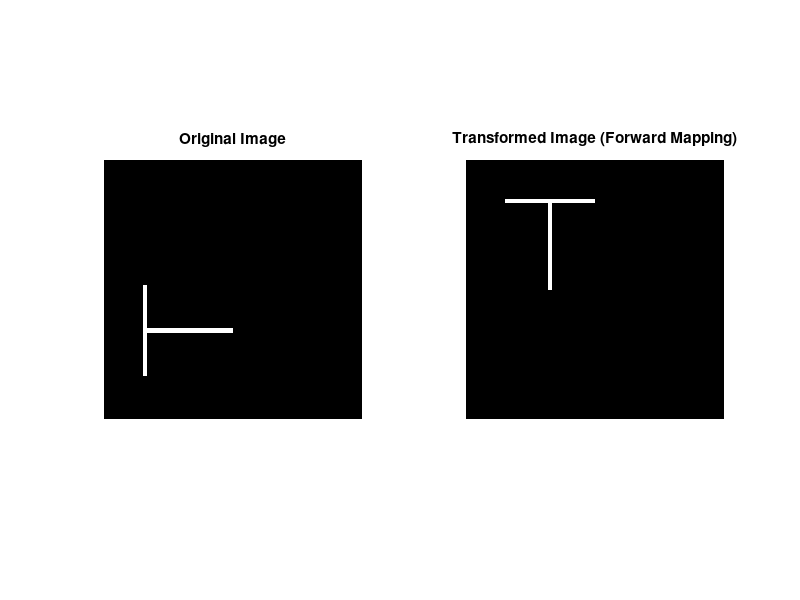

Reproduce this figure in MATLAB.
% ساخت تصویر اولیه 60x60
img = zeros(60, 60);
img(40, 10:30) = 1;     % یک خط افقی
img(30:50, 10) = 1;     % یک خط عمودی

% تعریف پارامترها
theta = -90; % چرخش ساعتگرد
xc = 30; yc = 30; % مرکز تصویر (60x60)

% گام 1: انتقال به مبدأ
T1 = [1 0 0;
      0 1 0;
     -xc -yc 1];

% گام 2: چرخش
R = [cosd(theta) sind(theta) 0;
    -sind(theta) cosd(theta) 0;
     0           0           1];

% گام 3: بازگشت به موقعیت قبلی
T2 = [1 0 0;
      0 1 0;
      xc yc 1];

% ماتریس نهایی
T_final = T1 * R * T2;

% تصویر خروجی
output = zeros(60, 60);

% اعمال نگاشت فوروارد
for x_in = 1:60
    for y_in = 1:60
        if img(x_in, y_in) > 0
            % مختصات ورودی (همگن)
            coord_in = [x_in, y_in, 1];
            % مختصات خروجی
            coord_out = coord_in * T_final;
            x_out = round(coord_out(1));
            y_out = round(coord_out(2));
            % قرار دادن مقدار اگر داخل تصویر مقصد بود
            if x_out >= 1 && x_out <= 60 && y_out >= 1 && y_out <= 60
                output(x_out, y_out) = img(x_in, y_in);
            end
        end
    end
end

% نمایش تصویر اولیه و خروجی
figure;
subplot(1,2,1); imshow(img); title('Original Image');
subplot(1,2,2); imshow(output); title('Transformed Image (Forward Mapping)');
